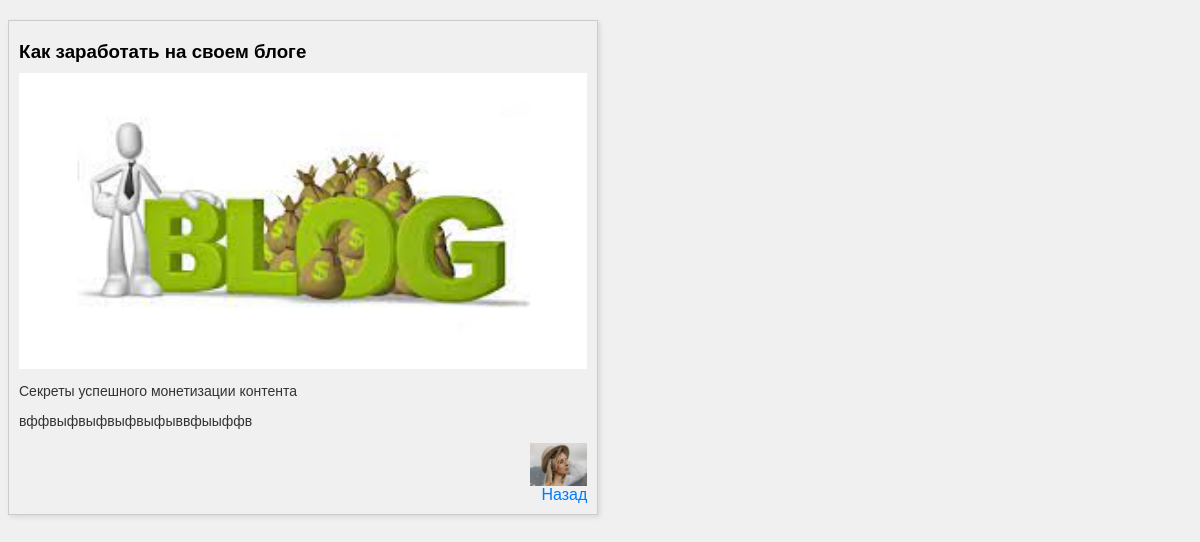
Screenshot of /news/3 with the database file from the repository.
### mynewsapp/models.py (models this page shows, shortened)
class Article(models.Model):
    title = models.CharField('Название', max_length = 50)
    discription = models.CharField('Описание', max_length = 250)
    content = models.TextField('Статья')
    author = models.ForeignKey(Author, on_delete=models.CASCADE)
    href = models.TextField('Ссылка на оригинал')
    photo = models.ImageField(upload_to = 'images')

class Author(models.Model):
    name = models.CharField('Имя', max_length = 50)
    lastname = models.CharField('Фамилия', max_length = 50)
    about = models.TextField('О себе')
    photo = models.ImageField(upload_to = 'images')

### mynewsapp/views.py (the view)
# urls.py: path('/<int:articleId>', views.showArticle),
def showArticle(request, articleId):
    article = Article.objects.get(id=articleId)
    n = {"article": article, "author": Author.objects.get(id=article.author.id)}
    return render(request, 'ShowArticle.html', n)

### mynewsapp/templates/ShowArticle.html (shortened to what this page needs)
<html>
<head>
</head>
<body>
    <div class="news">
      <div class="news-item">
          <h3>{{article.title}}</h3>
          <img class="newsImage" src={{article.photo.url}}>
          <p>{{article.discription}}</p>
          <p>{{article.content}}</p>
          <a href="/news/author/{{author.id}}"><img class="authorImage" src={{author.photo.url}} height="40" width="40">
          <a href= /news>Назад</a>
      </div>
    </div>
</body>
</html>

### mynewsapp/templates/ShowArticle.html (style rules this page uses)
body { font-family: Arial, sans-serif; background-color: #f0f0f0; }
.news { display: flex; flex-wrap: wrap; justify-content: space-between; margin: 20px 0; }
.news-item { width: 48%; border: 1px solid #ccc; padding: 10px; box-shadow: 2px 2px 5px rgba(0,0,0,0.1); }
.authorImage { width: 10%; height: auto; }
.newsImage { width: 100%; height: auto; }
.news-item h3 { margin: 10px 0; }
.news-item p { font-size: 14px; color: #333; }
.news-item a { display: block; text-align: right; color: #007bff; text-decoration: none; }

### rows the page displays
Article: title "Как заработать на своем блоге", photo (picture), discription "Секреты успешного монетизации контента", content "вффвыфвыфвыфвыфыввфыыффв"
Author: photo (picture)
